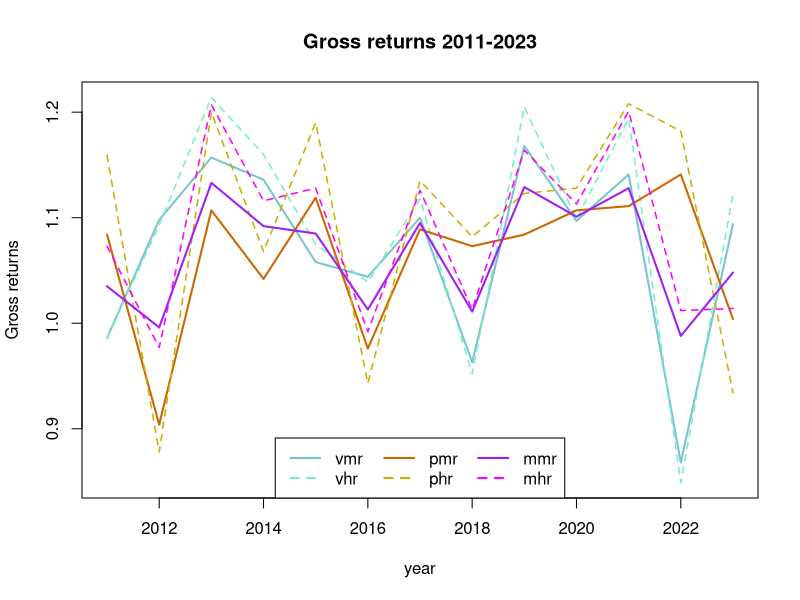
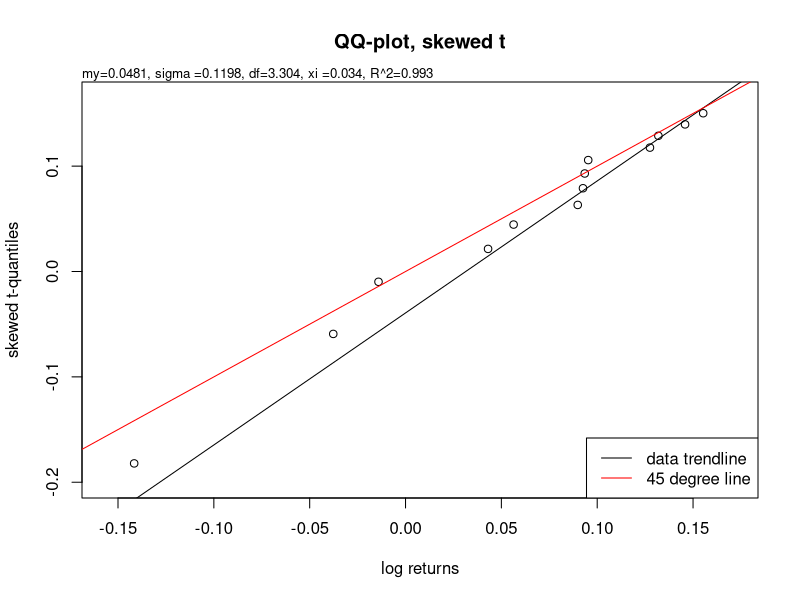
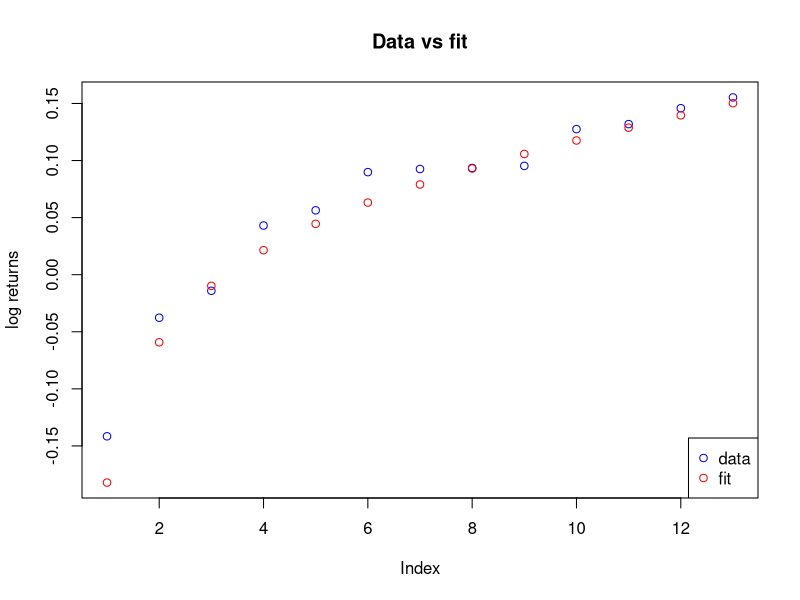
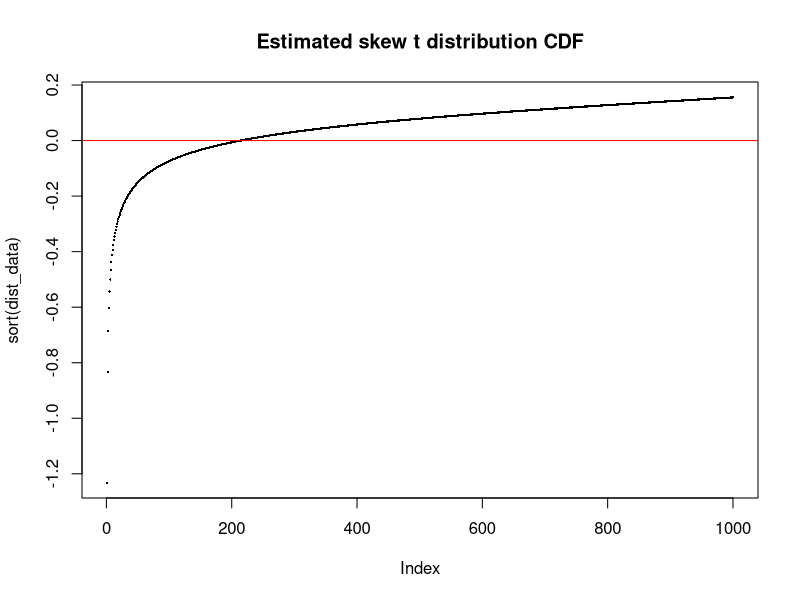
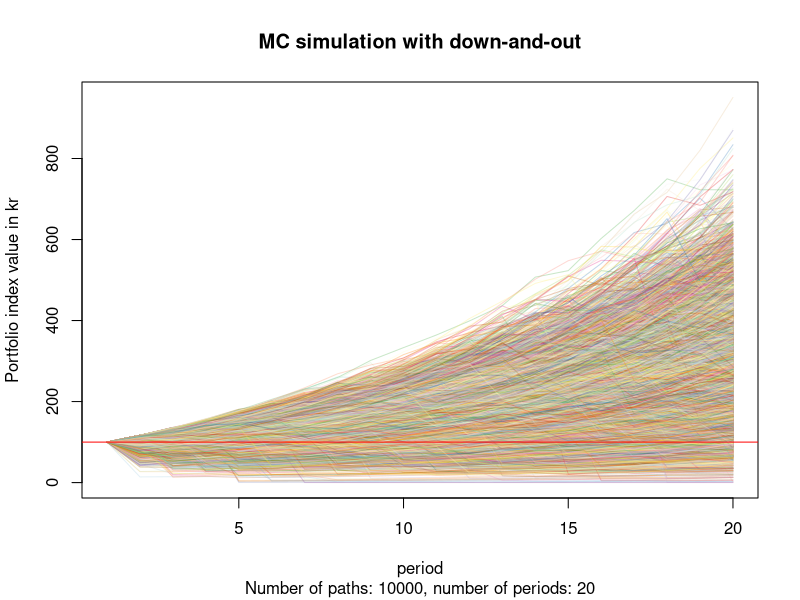

Write the R code that produced these figures, in order. (Note: this script raises an error after producing the figures.)
## ---- chunk 1
knitr::opts_chunk$set(echo=FALSE, warning=FALSE, message=FALSE)
## ---- chunk 2
library("fGarch")
library(RColorBrewer)
library(scales)
library(dplyr)
## ---- chunk 3
mc_num_paths <- 10000
mc_num_periods <- 20
mc_dao <- TRUE
## ---- chunk 4

## Calculate risk percentiles.
## data can be a data frame or a list of data frames.
# risk_percentiles <- function(data, percent, max_or_min) {
#   init_capital = 100
#   if(!is.list(data)) {
#     init_capital = 100
#   } else {
#     init_capital <- init_capital/length(data)
#     vect <- data[[1]]
#     if(length(data) > 1) {
#       for(i in 2:length(data)) {
#         vect <- vect + data[[i]]
#       }
#     }
#     data <- vect
#   }
#   if(max_or_min == "max"){
#       init_capital * (length(which(data < (100 - percent)/100)) + 0.5) / 1000
#     } else {
#       init_capital * (length(which(data > (100 + percent)/100)) + 0.5) / 1000
#     }
# }

## dist_data is given as log returns.
risk_percentiles <- function(dist_data, percent, max_or_min) {
  num_points <- length(dist_data)
  log_returns <- sort(dist_data)
  if(max_or_min == "max"){
    100 * (length(which(dist_data < log((100 - percent)/100)))) / num_points
  } else {
    100 * (length(which(dist_data > log((100 + percent)/100)))) / num_points
  }
}
risk_percentiles <- Vectorize(risk_percentiles, "percent")
  
## Estimate risk
risk_estimate <- function(dist_data, max_or_min = "max", percent) {
  if(max_or_min == "max") {
    cat("What is the risk of losing max", percent,"%? =<", risk_percentiles(dist_data, percent, max_or_min), "percent\n")
  } else {
    cat("What is the chance of gaining min", percent,"%? >=",risk_percentiles(dist_data, percent, max_or_min), "percent\n")
  }
}

## down_and_out_df() takes a data frame as input.
## For each column, the first element which is below the threshold and all following elements
## are set to 0.
down_and_out_df <- function(df, threshold) {
  ll <- lapply(df,
    function(vect) {
      n <- length(vect) 
      for(i in seq_along(vect)) {
        if(vect[i] < threshold ) {
          if(i == n) {break}
          vect[(i):n] <- rep(0, n - i + 1)
          break
        }
      }
      vect
    }
  )
  as.data.frame(ll)
}

down_and_out_vect <- function(vect, threshold) {
  n <- length(vect) 
  for(i in seq_along(vect)) {
    if(vect[i] < threshold ) {
      if(i == n) {break}
      vect[(i):n] <- rep(0, n - i + 1)
      break
    }
  }
  vect
}

count_num_dao <- function(df, threshold = 0) {
  length(which(df[nrow(df), ] <= threshold))
}

df_summary_to_df <- function(df_summary) {
  summary_df_pre <- as.data.frame(df_summary)
  summary_levels <- levels(summary_df_pre$Var2)
  summary_df <- data.frame(
    matrix(
      length(summary_levels), 
      nrow=nrow(
        summary_df_pre[summary_df_pre$Var2 == summary_levels[[1]], ]
      )
    )
  )
  summary_df_2 <- summary_df
  for(i in seq_along(summary_levels)) {
    summary_df[, i] <- summary_df_pre[summary_df_pre$Var2 == summary_levels[i], "Freq"]
  }

  row_names <- c("Min.   :", "1st Qu.:", "Median :", "Mean   :", "3rd Qu.:", "Max.   :")
  for(i in 1:nrow(summary_df)) {
    for(j in 1:ncol(summary_df)) {
      summary_df_2[i, j] <- as.numeric(gsub(row_names[i], "", summary_df[i, j]))
    }
  }
  names(summary_df_2) <- unlist(lapply(summary_levels, function(x) {gsub(" ", "", x)}))
  row.names(summary_df_2) <- row_names
  summary_df_2
}

## Rank funds for each metric in a summary data frame
## sorting is a list of elements being either "hi" or "lo", one element for each
## metric. If "hi", sort descending, if "lo", sort ascending.
rank_summary <- function(summary_df, sorting) {
  ll <- list()
  for(i in 1:nrow(summary_df)) {
    ll[[i]] <- data.frame(unlist(summary_df[i, ]), colnames(summary_df))
    #colnames(ll[[i]]) <- c(rownames(summary_df)[i], paste0(rownames(summary_df)[i], "_ranking"))
    colnames(ll[[i]]) <- c(rownames(summary_df)[i], "ranking")
    ifelse(
      sorting[i] == "hi",
      ll[[i]] <- arrange(
        ll[[i]],
        desc(
          get(colnames(ll[[i]])[1])
        )
      ),
      ll[[i]] <- arrange(
        ll[[i]],
        get(colnames(ll[[i]])[1])
      )
    )
    ifelse(
      i == 1,
      mc_rankings <- ll[[i]],
      mc_rankings <- cbind(mc_rankings, ll[[i]])
    )
  }
  
  rownames(mc_rankings) <- 1:nrow(mc_rankings)
  mc_rankings
}



## Fit data to a skewed t distribution
fit_skewed_t <- function(x, method = "BFGS") {
  loglik_sstd = function(beta) sum(- dsstd(x, mean = beta[1], sd = beta[2], nu = beta[3], xi = beta[4], log = TRUE))
  start = c(mean(x), sd(x), 3, 1)
  #fit_sstd = optim(start, loglik_sstd, hessian = F, method="L-BFGS-B", lower = c(0, 0.1, 1.1, -2))
  fit_sstd = optim(start, loglik_sstd, method = method)

  n = length(x)
  
  AIC_sstd = 2 * fit_sstd$value + 2 * 4
  BIC_sstd = 2 * fit_sstd$value + log(n) * 4
  #sd_sstd = sqrt(diag(solve(fit_sstd$hessian)))
  cat("\n")
  #cat("sd_sstd:", sd_sstd)
  cat("AIC:", AIC_sstd, "\n")
  cat("BIC:", BIC_sstd, "\n")
  
  # Middelværdi:
  mu_sstd_fit <- fit_sstd$par[1]#/1000
  cat("m:", mu_sstd_fit, "\n")
  
  # Spredning:
  sigma_sstd_fit <- fit_sstd$par[2]#/1000
  cat("s:", sigma_sstd_fit, "\n")
  
  # Frihedsgrader:
  nu_sstd_fit <- fit_sstd$par[3] # 3.36019
  cat("nu (df):", nu_sstd_fit, "\n")
  
  xi_sstd_fit <- fit_sstd$par[4] # 0.8436514
  cat("xi:", xi_sstd_fit, "\n")
  
  fit <- qsstd((1:n - 0.5)/n, mean = fit_sstd$par[1], sd = fit_sstd$par[2], nu = fit_sstd$par[3], xi = fit_sstd$par[4])

  r_squared <- cor(sort(fit), sort(x))
  # R^2
  r_squared_round <- round(r_squared, 3)
  cat("R^2:", r_squared_round, "\n")
  cat("\n")
  
  range_cuts <- c(0.0, 0.5, 0.9, 0.95, 0.99, 1.0)
  interpretations <- c(
    paste0("An R^2 of ", r_squared_round, " suggests that the fit is not great."),
    paste0("An R^2 of ", r_squared_round, " suggests that the fit is not completely random."),
    paste0("An R^2 of ", r_squared_round, " suggests that the fit is good."),
    paste0("An R^2 of ", r_squared_round, " suggests that the fit is very good."),
    paste0("An R^2 of ", r_squared_round, " suggests that the fit is extremely good.")
  )
  
  cat(interpretations[findInterval(r_squared_round, range_cuts)])
  cat("\n")
  cat("\n")
  
  dist_data <- qsstd((1:1000 - 0.5)/1000, mean = fit_sstd$par[1], sd = fit_sstd$par[2], nu = fit_sstd$par[3], xi = fit_sstd$par[4])

  risk_estimate(dist_data, "max", 10)
  risk_estimate(dist_data, "max", 25)
  risk_estimate(dist_data, "max", 50)
  risk_estimate(dist_data, "max", 90)
  risk_estimate(dist_data, "max", 99)
  cat("\n")
  risk_estimate(dist_data, "min", 10)
  risk_estimate(dist_data, "min", 25)
  risk_estimate(dist_data, "min", 50)
  risk_estimate(dist_data, "min", 90)
  risk_estimate(dist_data, "min", 99)

  theoretical_quantiles <- qsstd(ppoints(n), mu_sstd_fit, sigma_sstd_fit, nu_sstd_fit, xi_sstd_fit)
  
  output <- list(
    # Plot with estimated skewed t-distribution
    # qq plot for t-distribution
    qqplot = function() {qqplot(x = x, y = theoretical_quantiles, main = "QQ-plot, skewed t", xlab = "log returns", ylab = "skewed t-quantiles",  xlim = c(min(x) - abs(min(x))/10, max(x) + abs(max(x))/10), ylim = c(min(fit) - abs(min(fit))/10, max(fit) + abs(max(fit))/10))
    mtext(paste0("my=", round(mu_sstd_fit, 4),", sigma =", round(sigma_sstd_fit, 4),", df=",round(nu_sstd_fit, 3), ", xi =", round(xi_sstd_fit, 3), ", R^2=", r_squared_round), side=3,  cex = 0.8, adj=0)
    qqline(x, distribution = function(p) qsstd(p, mu_sstd_fit, sigma_sstd_fit, nu_sstd_fit, xi_sstd_fit), datax = TRUE, col="black")
    abline(0, 1, col = "red")
    legend("bottomright", legend = c("data trendline", "45 degree line"), col = c("black", "red"), lty = c(1, 1))
    },
    fit_plot = function() {
      plot(sort(x), col="blue", ylab = "log returns", main = "Data vs fit",
           ylim = c(min(c(x, fit)), max(c(x, fit))))
      points(sort(fit), col="red")
      legend("bottomright", legend = c("data", "fit"), col = c("blue", "red"), pch = c(1, 1))
    },
    dist_plot = function() {
      plot(sort(dist_data), pch = 16, cex = 0.3, main = "Estimated skew t distribution CDF")
      abline(a = 0, b = 0, col = "red")
    },
    data = x,
    fit = fit,
    dist_data = dist_data,
    m = mu_sstd_fit,
    s = sigma_sstd_fit,
    nu = nu_sstd_fit,
    xi = xi_sstd_fit,
    r_squared = r_squared,
    theoretical_quantiles = theoretical_quantiles
  )
  
  comment(output) <- "single_fit"
  output
}


# mc_simulation <- function(fit, num_paths = 1000, num_periods = 20, dao = TRUE) {
#   init_capital = 100
# 
#   qual_col_pals = brewer.pal.info[brewer.pal.info$category == 'qual',]
#   col_vector = unlist(mapply(brewer.pal, qual_col_pals$maxcolors, rownames(qual_col_pals)))
# 
#   mc_df <- data.frame(rep(0, num_periods))
#   for(j in 1:num_paths) {
#     mc_df[ ,j] <- init_capital * exp(cumsum(rsstd(num_periods, fit$m, fit$s, fit$nu, fit$xi)))
#   }
# 
#   colnames(mc_df) <- 1:num_paths
#   
#   mc_m <- mean(unlist(mc_df[num_periods, ]))
#   mc_s <- sd(unlist(mc_df[num_periods, ]))
#   mc_min <- min(unlist(mc_df[num_periods, ]))
#   mc_max <- max(unlist(mc_df[num_periods, ]))
#   
#   cat("Mean total portfolio index value after", num_periods, "years:", mc_m, "kr.\n")
#   cat("SD of total portfolio index value after", num_periods, "years:", mc_s, "kr.\n")
#   cat("Min total portfolio index value after", num_periods, "years:", mc_min, "kr.\n")
#   cat("Max total portfolio index value after", num_periods, "years:", mc_max, "kr.\n")
#   cat("\n")
#   
#   list(
#     mc_plot = function() {
#       plot(mc_df[, 1], type = "l", ylim = c(min(mc_df), max(mc_df)), xlab = "period", ylab = "Portfolio index value in kr", )
#       lapply(mc_df[, -1], function(x) {
#         lines(x, col = alpha(sample(col_vector, num_paths, replace = TRUE), 0.3))}
#       )
#       #polygon(x = c(0, num_periods, num_periods, 0), y = c(min(mc_df), min(mc_df), 0, 0), col = rgb(0.4, 0.4, 0.4, 0.25), border = NA)
#       abline(100, 0, lwd=1, col="red")
#     },
#     mc_plot_last_period = function() {
#       plot(
#         sort(unlist(mc_df[num_periods, ])), pch = 16, cex = 0.3,
#         xlab = "Sample ID",
#         ylab = "Portfolio index value in kr"
#       )
#       #polygon(x = c(0, num_paths, num_paths, 0), y = c(min(mc_df), min(mc_df), 0, 0), col = rgb(0.4, 0.4, 0.4, 0.25), border = NA)
#       abline(100, 0, lwd=1, col="red")
#       mtext(side=3, line=2, at=-0.07, adj=0, cex=1, "Sorted portfolio index values for last period of all runs")
#       mtext(side=3, line=1, at=-0.07, adj=0, cex=0.7, "(100 is par, 200 is double, 50 is half)")
#     },
#     mc_m = mc_m,
#     mc_s = mc_s,
#     mc_min = mc_min,
#     mc_max = mc_max,
#     mc_df = mc_df
#   )
# }


## Monte Carlo simulation
## Creates a data frame where each column is a simulated series, and the number 
## of rows is the number of periods in each series.
## The fit parameter can be a single output from fit_skewed_t(), or a list of 
## outputs from fit_skewed_t().
## mc_simulation() will create a separate simulation for each fit, dividing an 
## initial value of 100 between them, and then add the simulations together.
## For instance, if there are two fits, the first column of the simulations data 
## frame for the first fit will be added to the first column of the second df, ect.
## If dao=TRUE, will calculate down-and-out paths. For each column, the first 
## element which is below the threshold and all following elements are set to 0.

mc_simulation <- function(
    fit, 
    num_paths = 1000, 
    num_periods = 20,
    dao = TRUE,
    threshold = 0.01
    ) {
  init_capital = 100

  qual_col_pals = brewer.pal.info[brewer.pal.info$category == 'qual',]
  col_vector = unlist(mapply(brewer.pal, qual_col_pals$maxcolors, rownames(qual_col_pals)))

  ## Each single fit has comment "single_fit".
  ## A list if fits will not have a comment.
  if(is.null(comment(fit))) {
    ## A list of fits
    init_capital = 100/length(fit)
    mc_df <- data.frame(matrix(rep(0, num_paths * num_periods), nrow = num_periods))
    for(i in seq_along(fit)) {
      for(j in 1:num_paths) {
        mc_df[ ,j] <- mc_df[ ,j] + c(init_capital, init_capital * exp(cumsum(rsstd(num_periods - 1, fit[[i]]$m, fit[[i]]$s, fit[[i]]$nu, fit[[i]]$xi))))
      }
    }
  } else {
    if(comment(fit) == "single_fit") {
      mc_df <- data.frame(rep(0, num_periods))
      for(j in 1:num_paths) {
        mc_df[ ,j] <- c(init_capital, init_capital * exp(cumsum(rsstd(num_periods - 1, fit$m, fit$s, fit$nu, fit$xi))))
      }
    }
  }
  

  if(dao == TRUE) {
    mc_df <- down_and_out_df(mc_df, threshold)
    num_dao <- count_num_dao(mc_df)
    dao_probability_percent <- 100 * num_dao/num_paths
    
    cat("Down-and-out simulation:\n")
    cat("Probability of down-and-out:", dao_probability_percent, "percent\n")
    cat("\n")
  } else {
    cat("Simulation (ignoring down-and-out):\n")
    dao_probability_percent <- NA
  }

  colnames(mc_df) <- 1:num_paths

  mc_m <- mean(unlist(mc_df[num_periods, ]))
  mc_s <- sd(unlist(mc_df[num_periods, ]))
  mc_min <- min(unlist(mc_df[num_periods, ]))
  mc_max <- max(unlist(mc_df[num_periods, ]))
  
  percent_losing_paths <- 100 * count_num_dao(mc_df, threshold = 100)/num_paths

  cat("Mean portfolio index value after", num_periods, "years:", round(mc_m, 3), "kr.\n")
  cat("SD of portfolio index value after", num_periods, "years:", round(mc_s, 3), "kr.\n")
  cat("Min total portfolio index value after", num_periods, "years:", round(mc_min, 3), "kr.\n")
  cat("Max total portfolio index value after", num_periods, "years:", round(mc_max, 3), "kr.\n")
  cat("\n")
  cat("Share of paths finishing below 100:", percent_losing_paths, "percent")

  list(
    mc_plot = function() {
      plot(mc_df[, 1], type = "l", ylim = c(min(mc_df), max(mc_df)), xlab = "period", ylab = "Portfolio index value in kr", main = paste0("MC simulation ", ifelse(dao == TRUE, "with down-and-out", "ignoring down-and-out")), sub = paste0("Number of paths: ", num_paths, ", number of periods: ", num_periods))
      lapply(mc_df[, -1], function(x) {
        lines(x, col = alpha(sample(col_vector, num_paths, replace = TRUE), 0.3))}
      )
      abline(100, 0, lwd=1, col="red")
    },
    mc_plot_last_period = function() {
      plot(
        sort(unlist(mc_df[num_periods, ])), pch = 16, cex = 0.3,
        xlab = "Sample ID",
        ylab = "Portfolio index value in kr"
      )
      abline(100, 0, lwd=1, col="red")
      mtext(side=3, line=2, at=-0.07, adj=0, cex=1, "Sorted portfolio index values for last period of all runs")
      mtext(side=3, line=1, at=-0.07, adj=0, cex=0.7, "(100 is par, 200 is double, 50 is half)")
    },
    mc_m = mc_m,
    mc_s = mc_s,
    mc_min = mc_min,
    mc_max = mc_max,
    mc_df = mc_df,
    dao_probability_percent = dao_probability_percent,
    percent_losing_paths = percent_losing_paths
  )
}
## ---- chunk 5
# Velliv medium risk returns
vmr <- log(c(0.986, 1.098, 1.157, 1.136, 1.058, 1.044, 1.100, 0.963, 1.168, 1.097, 1.141, 0.868, 1.094))

# Velliv medium risk return, long period: 2007-2023
vmrl <- log(c(1.058, 0.801, 1.193, 1.129, 1.035, 0.996, 1.133, 1.092, 1.085, 1.013, 1.095, 1.011, 1.129, 1.101, 1.128, 0.988, 1.048))

# PFA medium risk returns
pmr <- log(c(1.084, 0.904, 1.107, 1.042, 1.119, 0.976, 1.089, 1.073, 1.084, 1.107, 1.111, 1.141, 1.004))

# Mix medium risk return
mmr <- log(c(1.035, 0.996, 1.133, 1.092, 1.085, 1.013, 1.095, 1.011, 1.129, 1.101, 1.128, 0.988, 1.048))

# Velliv high risk returns
vhr <- log(c(0.986, 1.093, 1.214, 1.160, 1.075, 1.039, 1.118, 0.952, 1.205, 1.099, 1.194, 0.849, 1.122))

# PFA high risk return
phr <- log(c(1.159, 0.878, 1.200, 1.068, 1.190, 0.943, 1.135, 1.082, 1.123, 1.128, 1.208, 1.182, 0.934))
  
# Mix high risk return
mhr <- log(c(1.073, 0.977, 1.207, 1.116, 1.128, 0.992, 1.126, 1.013, 1.164, 1.113, 1.201, 1.012, 1.014))

data_df <- data.frame(
  vmr = vmr,
  pmr = pmr,
  mmr = mmr,
  vhr = vhr,
  phr = phr,
  mhr = mhr
)

data_df_l <- data.frame(
  vmrl = vmrl
)
## ---- chunk 6
all_data <- exp(c(vmr, vhr, pmr, phr, mmr, mhr))
plot(x = c(2011:2023), y = exp(vmr), type = "l",  lty = 1, lwd = 2, xlab = "year", ylab = "Gross returns", col = "#7AC5CD", ylim = c(min(all_data), max(all_data)), main = "Gross returns 2011-2023")
lines(x = c(2011:2023), y = exp(vhr), col = "#76EEC6",  lty = 2, lwd = 1.5)
lines(x = c(2011:2023), y = exp(pmr), col = "#CD6600",  lty = 1, lwd = 2)
lines(x = c(2011:2023), y = exp(phr), col = "#CDAD00",  lty = 2, lwd = 1.5)
lines(x = c(2011:2023), y = exp(mmr), col = "#A020F0",  lty = 1, lwd = 2)
lines(x = c(2011:2023), y = exp(mhr), col = "#FF00FF",  lty = 2, lwd = 1.5)
legend("bottom", legend = c("vmr", "vhr", "pmr", "phr", "mmr", "mhr"), col = c("#7AC5CD", "#76EEC6", "#CD6600", "#CDAD00", "#A020F0", "#FF00FF"), lty = c(1, 2, 1, 2, 1, 2), lwd = 2, ncol = 3 )
## ---- chunk 7
df_summary <- summary(exp(data_df))
df_summary
## ---- chunk 8
summary(exp(data_df_l))
## ---- chunk 9
summary_df <- df_summary_to_df(df_summary)
summary_df
## ---- chunk 10
knitr::kable(rank_summary(summary_df, sorting = c("hi", "hi", "hi", "hi")), digits = 3)
## ---- chunk 11
cat("cov(vmr, pmr) = ", cov(vmr, pmr), "\n")
cat("cov(vhr, phr) = ", cov(vhr, phr), "\n")
## ---- chunk 12
fit_vmr <- fit_skewed_t(vmr)
## ---- chunk 13
(fit_vmr$qqplot)()
## ---- chunk 14
(fit_vmr$fit_plot)()
## ---- chunk 15
(fit_vmr$dist_plot)()
## ---- chunk 16
mc_vmr <- mc_simulation(fit_vmr, num_paths = mc_num_paths, num_periods = mc_num_periods, dao = mc_dao)
## ---- chunk 17
(mc_vmr$mc_plot)()
## ---- chunk 18
(mc_vmr$mc_plot_last_period)()
## ---- chunk 19
fit_vmrl <- fit_skewed_t(vmrl)
## ---- chunk 20
(fit_vmrl$qqplot)()
## ---- chunk 21
(fit_vmrl$fit_plot)()
## ---- chunk 22
(fit_vmrl$dist_plot)()
## ---- chunk 23
mc_vmrl <- mc_simulation(fit_vmrl, num_paths = mc_num_paths, num_periods = mc_num_periods, dao = mc_dao)
## ---- chunk 24
(mc_vmrl$mc_plot)()
## ---- chunk 25
(mc_vmrl$mc_plot_last_period)()
## ---- chunk 26
fit_vhr <- fit_skewed_t(vhr, method = "Nelder-Mead")
## ---- chunk 27
(fit_vhr$qqplot)()
## ---- chunk 28
(fit_vhr$fit_plot)()
## ---- chunk 29
(fit_vhr$dist_plot)()
## ---- chunk 30
mc_vhr <- mc_simulation(fit_vhr, num_paths = mc_num_paths, num_periods = mc_num_periods, dao = mc_dao)
## ---- chunk 31
(mc_vhr$mc_plot)()
## ---- chunk 32
(mc_vhr$mc_plot_last_period)()
## ---- chunk 33
fit_pmr <- fit_skewed_t(pmr)
## ---- chunk 34
(fit_pmr$qqplot)()
## ---- chunk 35
fit_pmr$theoretical_quantiles
## ---- chunk 36
(fit_pmr$fit_plot)()
## ---- chunk 37
(fit_pmr$dist_plot)()
## ---- chunk 38
mc_pmr <- mc_simulation(fit_pmr, num_paths = mc_num_paths, num_periods = mc_num_periods, dao = mc_dao)
## ---- chunk 39
(mc_pmr$mc_plot)()
## ---- chunk 40
(mc_pmr$mc_plot_last_period)()
## ---- chunk 41
fit_phr <- fit_skewed_t(phr)
## ---- chunk 42
(fit_phr$qqplot)()
## ---- chunk 43
(fit_phr$fit_plot)()
## ---- chunk 44
(fit_phr$dist_plot)()
## ---- chunk 45
mc_phr <- mc_simulation(fit_phr, num_paths = mc_num_paths, num_periods = mc_num_periods, dao = mc_dao)
## ---- chunk 46
(mc_phr$mc_plot)()
## ---- chunk 47
(mc_phr$mc_plot_last_period)()
## ---- chunk 48
fit_mmr <- fit_skewed_t(mmr)
## ---- chunk 49
(fit_mmr$qqplot)()
## ---- chunk 50
(fit_mmr$fit_plot)()
## ---- chunk 51
(fit_mmr$dist_plot)()
## ---- chunk 52
mc_mmr_a <- mc_simulation(fit_mmr, num_paths = mc_num_paths, num_periods = mc_num_periods, dao = mc_dao)
## ---- chunk 53
(mc_mmr_a$mc_plot)()
## ---- chunk 54
(mc_mmr_a$mc_plot_last_period)()
## ---- chunk 55
# NOTE: Can we just use the mixed returns, when we are mixing two processes with individual path dependence? (See appendix)
# 
# Instead we try doing one MC simulation for `vmr` and one for `pmr`, each with initial value 50, then adding the two simulations to each other.
## ---- chunk 56
mc_mmr_b <- mc_simulation(list(fit_vmr, fit_pmr), num_paths = mc_num_paths, num_periods = mc_num_periods, dao = mc_dao)
## ---- chunk 57
(mc_mmr_b$mc_plot)()
## ---- chunk 58
(mc_mmr_b$mc_plot_last_period)()
## ---- chunk 59
fit_mhr <- fit_skewed_t(mhr)
## ---- chunk 60
(fit_mhr$qqplot)()
## ---- chunk 61
(fit_mhr$fit_plot)()
## ---- chunk 62
(fit_mhr$dist_plot)()
## ---- chunk 63
mc_mhr_a <- mc_simulation(fit_mhr, num_paths = mc_num_paths, num_periods = mc_num_periods, dao = mc_dao)
## ---- chunk 64
(mc_mhr_a$mc_plot)()
## ---- chunk 65
(mc_mhr_a$mc_plot_last_period)()
## ---- chunk 66
# NOTE: Can we just use the mixed returns, when we are mixing two processes with individual path dependence? (See appendix)
# 
# Instead we try doing one MC simulation for `vhr` and one for `phr`, each with initial value 50, then adding the two simulations to each other.
## ---- chunk 67
mc_mhr_b <- mc_simulation(list(fit_vhr, fit_phr), num_paths = mc_num_paths, num_periods = mc_num_periods, dao = mc_dao)
## ---- chunk 68
(mc_mhr_b$mc_plot)()
## ---- chunk 69
(mc_mhr_b$mc_plot_last_period)()
## ---- chunk 70
# Use "max" for losses
percent_vals = c(0, 5, 10, 25, 50, 90, 99)
risk_percentiles_df <-  data.frame(
      #Percent = percent_vals,
      Velliv_medium = risk_percentiles(fit_vmr$dist_data, percent_vals, "max"),
      Velliv_medium_long = risk_percentiles(fit_vmrl$dist_data, percent_vals, "max"),
      Velliv_high = risk_percentiles(fit_vhr$dist_data, percent_vals, "max"),
      PFA_medium = risk_percentiles(fit_pmr$dist_data, percent_vals, "max"),
      PFA_high = risk_percentiles(fit_phr$dist_data, percent_vals, "max"),
      mix_medium = risk_percentiles(fit_mmr$dist_data, percent_vals, "max"),
      mix_high = risk_percentiles(fit_mhr$dist_data, percent_vals, "max")
)

rownames(risk_percentiles_df) <- as.character(percent_vals)
## ---- chunk 71
knitr::kable(risk_percentiles_df, digits = 3)
## ---- chunk 72
# Use "min" for gains
percent_vals = c(0, 5, 10, 25, 50, 100)
gain_percentiles_df <-  data.frame(
      #Percent = percent_vals,
      Velliv_medium = risk_percentiles(fit_vmr$dist_data, percent_vals, "min"),
      Velliv_medium_long = risk_percentiles(fit_vmrl$dist_data, percent_vals, "min"),
      Velliv_high = risk_percentiles(fit_vhr$dist_data, percent_vals, "min"),
      PFA_medium = risk_percentiles(fit_pmr$dist_data, percent_vals, "min"),
      PFA_high = risk_percentiles(fit_phr$dist_data, percent_vals, "min"),
      mix_medium = risk_percentiles(fit_mmr$dist_data, percent_vals, "min"),
      mix_high = risk_percentiles(fit_mhr$dist_data, percent_vals, "min")
)

rownames(gain_percentiles_df) <- as.character(percent_vals)
## ---- chunk 73
knitr::kable(gain_percentiles_df, digits = 3)
## ---- chunk 74
# Use "max" for losses
percent_vals = c(0, 5, 10, 25, 50, 90, 99)
mc_loss_percentiles_df <-  data.frame(
      #Percent = percent_vals,
      Velliv_m = risk_percentiles(log(unlist(mc_vmr$mc_df[20, ])/100), percent_vals, "max"),
      Velliv_m_long = risk_percentiles(log(unlist(mc_vmrl$mc_df[20, ])/100), percent_vals, "max"),
      Velliv_h = risk_percentiles(log(unlist(mc_vhr$mc_df[20, ])/100), percent_vals, "max"),
      PFA_m = risk_percentiles(log(unlist(mc_pmr$mc_df[20, ])/100), percent_vals, "max"),
      PFA_h = risk_percentiles(log(unlist(mc_phr$mc_df[20, ])/100), percent_vals, "max"),
      mix_m_a = risk_percentiles(log(unlist(mc_mmr_a$mc_df[20, ])/100), percent_vals, "max"),
      mix_h_a = risk_percentiles(log(unlist(mc_mhr_a$mc_df[20, ])/100), percent_vals, "max"),
      mix_m_b = risk_percentiles(log(unlist(mc_mmr_b$mc_df[20, ])/100), percent_vals, "max"),
      mix_h_b = risk_percentiles(log(unlist(mc_mhr_b$mc_df[20, ])/100), percent_vals, "max")
)

rownames(mc_loss_percentiles_df) <- as.character(percent_vals)
## ---- chunk 75
knitr::kable(mc_loss_percentiles_df, digits = 3)
## ---- chunk 76
# Use "min" for gains
percent_vals = c(0, 5, 10, 25, 50, 100, 200, 300, 400, 500, 1000)
mc_gain_percentiles_df <-  data.frame(
      #Percent = percent_vals,
      Velliv_m = risk_percentiles(log(unlist(mc_vmr$mc_df[20, ])/100), percent_vals, "min"),
      Velliv_m_long = risk_percentiles(log(unlist(mc_vmrl$mc_df[20, ])/100), percent_vals, "min"),
      Velliv_h = risk_percentiles(log(unlist(mc_vhr$mc_df[20, ])/100), percent_vals, "min"),
      PFA_m = risk_percentiles(log(unlist(mc_pmr$mc_df[20, ])/100), percent_vals, "min"),
      PFA_h = risk_percentiles(log(unlist(mc_phr$mc_df[20, ])/100), percent_vals, "min"),
      mix_m_a = risk_percentiles(log(unlist(mc_mmr_a$mc_df[20, ])/100), percent_vals, "min"),
      mix_h_a = risk_percentiles(log(unlist(mc_mhr_a$mc_df[20, ])/100), percent_vals, "min"),
      mix_m_b = risk_percentiles(log(unlist(mc_mmr_b$mc_df[20, ])/100), percent_vals, "min"),
      mix_h_b = risk_percentiles(log(unlist(mc_mhr_b$mc_df[20, ])/100), percent_vals, "min")
)

rownames(mc_gain_percentiles_df) <- as.character(percent_vals)
## ---- chunk 77
knitr::kable(mc_gain_percentiles_df, digits = 3)
## ---- chunk 78
fit_summary <- data.frame(
  Velliv_medium = c(fit_vmr$m, fit_vmr$s, fit_vmr$nu, fit_vmr$xi, fit_vmr$r_squared),
  Velliv_medium_long = c(fit_vmrl$m, fit_vmrl$s, fit_vmrl$nu, fit_vmrl$xi, fit_vmrl$r_squared),
  Velliv_high = c(fit_vhr$m, fit_vhr$s, fit_vhr$nu, fit_vhr$xi, fit_vhr$r_squared),
  PFA_medium = c(fit_pmr$m, fit_pmr$s, fit_pmr$nu, fit_pmr$xi, fit_pmr$r_squared),
  PFA_high = c(fit_phr$m, fit_phr$s, fit_phr$nu, fit_phr$xi, fit_phr$r_squared),
  mix_medium = c(fit_mmr$m, fit_mmr$s, fit_mmr$nu, fit_mmr$xi, fit_mmr$r_squared),
  mix_high = c(fit_mhr$m, fit_mhr$s, fit_mhr$nu, fit_mhr$xi, fit_mhr$r_squared)
)

rownames(fit_summary) <- c("m", "s", "nu", "xi", "R-squared")
## ---- chunk 79
knitr::kable(fit_summary, digits = 3)
## ---- chunk 80
cat("Number of paths:", mc_num_paths, "\n")
## ---- chunk 81
mc_summary <- data.frame(
  Velliv_m = c(mc_vmr$mc_m, mc_vmr$mc_s, mc_vmr$mc_min, mc_vmr$mc_max, mc_vmr$dao_probability_percent, mc_vmr$percent_losing_paths),
  Velliv_m_long = c(mc_vmrl$mc_m, mc_vmrl$mc_s, mc_vmrl$mc_min, mc_vmrl$mc_max, mc_vmrl$dao_probability_percent, mc_vmrl$percent_losing_paths),
  Velliv_h = c(mc_vhr$mc_m, mc_vhr$mc_s, mc_vhr$mc_min, mc_vhr$mc_max, mc_vhr$dao_probability_percent, mc_vhr$percent_losing_paths),
  PFA_m = c(mc_pmr$mc_m, mc_pmr$mc_s, mc_pmr$mc_min, mc_pmr$mc_max, mc_pmr$dao_probability_percent, mc_pmr$percent_losing_paths),
  PFA_h = c(mc_phr$mc_m, mc_phr$mc_s, mc_phr$mc_min, mc_phr$mc_max, mc_phr$dao_probability_percent, mc_phr$percent_losing_paths),
  mix_m_a = c(mc_mmr_a$mc_m, mc_mmr_a$mc_s, mc_mmr_a$mc_min, mc_mmr_a$mc_max, mc_mmr_a$dao_probability_percent, mc_mmr_a$percent_losing_paths),
  mix_m_b = c(mc_mmr_b$mc_m, mc_mmr_b$mc_s, mc_mmr_b$mc_min, mc_mmr_b$mc_max, mc_mmr_b$dao_probability_percent, mc_mmr_b$percent_losing_paths),
  mix_h_a = c(mc_mhr_a$mc_m, mc_mhr_a$mc_s, mc_mhr_a$mc_min, mc_mhr_a$mc_max, mc_mhr_a$dao_probability_percent, mc_mhr_a$percent_losing_paths),
  mix_h_b = c(mc_mhr_b$mc_m, mc_mhr_b$mc_s, mc_mhr_b$mc_min, mc_mhr_b$mc_max, mc_mhr_b$dao_probability_percent, mc_mhr_b$percent_losing_paths)
)

rownames(mc_summary) <- c("mc_m", "mc_s", "mc_min", "mc_max", "dao_prob_pct", "losing_prob_pct")
## ---- chunk 82
knitr::kable(mc_summary, digits = 3)
## ---- chunk 83
rank_summary <- function(summary_df, sorting) {
  ll <- list()
  for(i in 1:nrow(summary_df)) {
    ll[[i]] <- data.frame(unlist(summary_df[i, ]), colnames(summary_df))
    #colnames(ll[[i]]) <- c(rownames(summary_df)[i], paste0(rownames(summary_df)[i], "_ranking"))
    colnames(ll[[i]]) <- c(rownames(summary_df)[i], "ranking")
    ifelse(
      sorting[i] == "hi",
      ll[[i]] <- arrange(
        ll[[i]],
        desc(
          get(colnames(ll[[i]])[1])
        )
      ),
      ll[[i]] <- arrange(
        ll[[i]],
        get(colnames(ll[[i]])[1])
      )
    )
    ifelse(
      i == 1,
      mc_rankings <- ll[[i]],
      mc_rankings <- cbind(mc_rankings, ll[[i]])
    )
  }
  
  rownames(mc_rankings) <- 1:nrow(mc_rankings)
  mc_rankings
}
## ---- chunk 84
knitr::kable(rank_summary(mc_summary, sorting = c("hi", "lo", "hi", "hi", "lo", "lo")), digits = 3)
## ---- chunk 85
x0 <- 100
y0 <- 200
Rx <- 0.5
Ry <- 1.5
## ---- chunk 86
cat(paste0("Let x_0 be ", x0, ".\n"))
cat(paste0("Let y_0 be ", y0, ".\n"))
cat("So the initial value of the pf is", x0 + y0, ".\n")
cat("\n")
cat(paste0("Let R_x be ", Rx, ".\n"))
cat(paste0("Let R_y be ", Ry, ".\n"))
## ---- chunk 87
cat(paste0("x_1 is R_x * x_0 = ", Rx * x0, ".\n"))
cat(paste0("y_1 is R_y * y_0 = ", Ry * y0, ".\n"))
## ---- chunk 88
cat("0.5 * (R_x + R_y) =", 0.5 * (Rx + Ry), "\n")
## ---- chunk 89
cat("(x_0 + y_0) * 0.5 * (R_x + R_y) =", (x0 + y0) * 0.5 * (Rx + Ry), "\n")
## ---- chunk 90
cat("0.5 * (x_1 + y_1) = 0.5 * (R_x * x_0 + R_y * y_0) =", 0.5 * (Rx * x0 + Ry * y0), "\n")
## ---- chunk 91
cat("0.5 * (log(R_x) + log(R_y)) =", 0.5 * (log(Rx) + log(Ry)), "\n")
## ---- chunk 92
cat("(x_0 + y_0) * exp(0.5 * (log(Rx) + log(Ry))) =", (x0 + y0) * exp(0.5 * (log(Rx) + log(Ry))), "\n")
## ---- chunk 93
mc_sim <- function(
    num_runs = 1, 
    num_paths = 1000, 
    num_periods = 20,
    m_a = 0,
    s_a = 0.4,
    m_b = 10,
    s_b = 3
    ) {
  
  data_x <- rnorm(num_periods, m_a, s_a)
  data_y <- rnorm(num_periods, m_b, s_b)
  
  m_data_x <- mean(data_x)
  s_data_x <- sd(data_x)
  m_data_y <- mean(data_y)
  s_data_y <- sd(data_y)
  
  cat("m(data_x):", m_data_x, "\n")
  cat("s(data_x):", s_data_x, "\n")
  cat("m(data_y):", m_data_y, "\n")
  cat("s(data_y):", s_data_y, "\n")
  cat("\n")
  
  m_data_xy <- mean(0.5 * data_x + 0.5 * data_y)
  s_data_xy <- sd(0.5 * data_x + 0.5 * data_y)
  
  cat("m(data_x + data_y):", m_data_xy, "\n")
  cat("s(data_x + data_y):", s_data_xy, "\n")
  cat("\n")
  
  run_sim <- function(num_runs) {
    df <- data.frame(
      m_a = rep(0, num_runs), m_b = rep(0, num_runs), 
      s_a = rep(0, num_runs), s_b = rep(0, num_runs)
    )
    for(j in 1:num_runs) {
      sim_x <- rep(0, num_paths)
      sim_y <- rep(0, num_paths)
      sim_xy <- rep(0, num_paths)
      for(i in 1:num_paths) {
        sim_x[i] <- sum(rnorm(num_periods, m_data_x, s_data_x))
        sim_y[i] <- sum(rnorm(num_periods, m_data_y, s_data_y))
        sim_xy[i] <- sum(rnorm(num_periods, m_data_xy, s_data_xy))
      }

      df$m_a[j] <-  mean(0.5 * sim_x + 0.5 * sim_y)
      df$m_b[j] <-  mean(sim_xy)
      df$s_a[j] <-  sd(0.5 * sim_x + 0.5 * sim_y)
      df$s_b[j] <-  sd(sim_xy)
    }
    df
  }
  
  run_sim(num_runs)
}
## ---- chunk 94
mc_sim_df <- mc_sim(
  num_runs = 10, 
  num_paths = 1000, 
  num_periods = 20,
  m_a = 0,
  s_a = 0.4,
  m_b = 10,
  s_b = 3
)
## ---- chunk 95
knitr::kable(mc_sim_df, digits = 3)
## ---- chunk 96
summary(mc_sim_df)
## ---- chunk 97
vect1 <- c(rnorm(100))
vect2 <- c(sample(vect1, 100))
vect3 <- c(sample(vect1, 100))
path1 <- c(0, cumsum(vect1))
path2 <- c(0, cumsum(vect2))
path3 <- c(0, cumsum(vect3))
plot(path1, type = "l", col = "blue", 
     ylim = c(
       min(c(path1, path2, path3)), 
       max(c(path1, path2, path3))
     )
)
lines(path2, col = "red")
lines(path3, col = "green")
## ---- chunk 98
vect1a <- c(rnorm(100, 0.05, 0.06))
vect1b <- c(sample(vect1a, 100))
vect2a <- c(rnorm(100, 0.05, 0.06))
vect2b <- c(sample(vect2a, 100))

path1a <- 100 * c(1, cumprod(1 + vect1a))
path1b <- 100 * c(1, cumprod(1 + vect1b))
path2a <- 100 * c(1, cumprod(1 + vect2a))
path2b <- 100 * c(1, cumprod(1 + vect2b))

mix_path_a <- 0.5 * path1a + 0.5 * path2a
mix_path_b <- 0.5 * path1b + 0.5 * path2b

plot(path1a, type = "l", lty = 1, col = "blue", 
     ylim = c(
       min(c(path1a, path1b, path2a, path2b)), 
       max(c(path1a, path1b, path2a, path2b))
     )
)
lines(path1b, lty = 2, col = "blue")
lines(path2a, lty = 1, col = "red")
lines(path2b, lty = 2, col = "red")
## ---- chunk 99
plot(mix_path_a, type = "l", lty = 1, col = "blue", 
     ylim = c(
       min(c(mix_path_a, mix_path_b)), 
       max(c(mix_path_a, mix_path_b))
     )
)
lines(mix_path_b, lty = 2, col = "blue")
## ---- chunk 100
var(0.5 * vhr + 0.5 * phr)
0.5^2 * var(vhr) + 0.5^2 * var(phr) + 2 * 0.5 * 0.5 * cov(vhr, phr)
## ---- chunk 101
n <- 50
test_df <- data.frame(m = rep(0, n), s = rep(0, n))
for(i in 1:n) {
  vmrl_smp <- sample(vmrl, 13)
  test_df$m[i] <- mean(0.5 * vmrl_smp + 0.5 * phr)
  test_df$s[i] <- sd(0.5 * vmrl_smp + 0.5 * phr)
}
summary(test_df)
